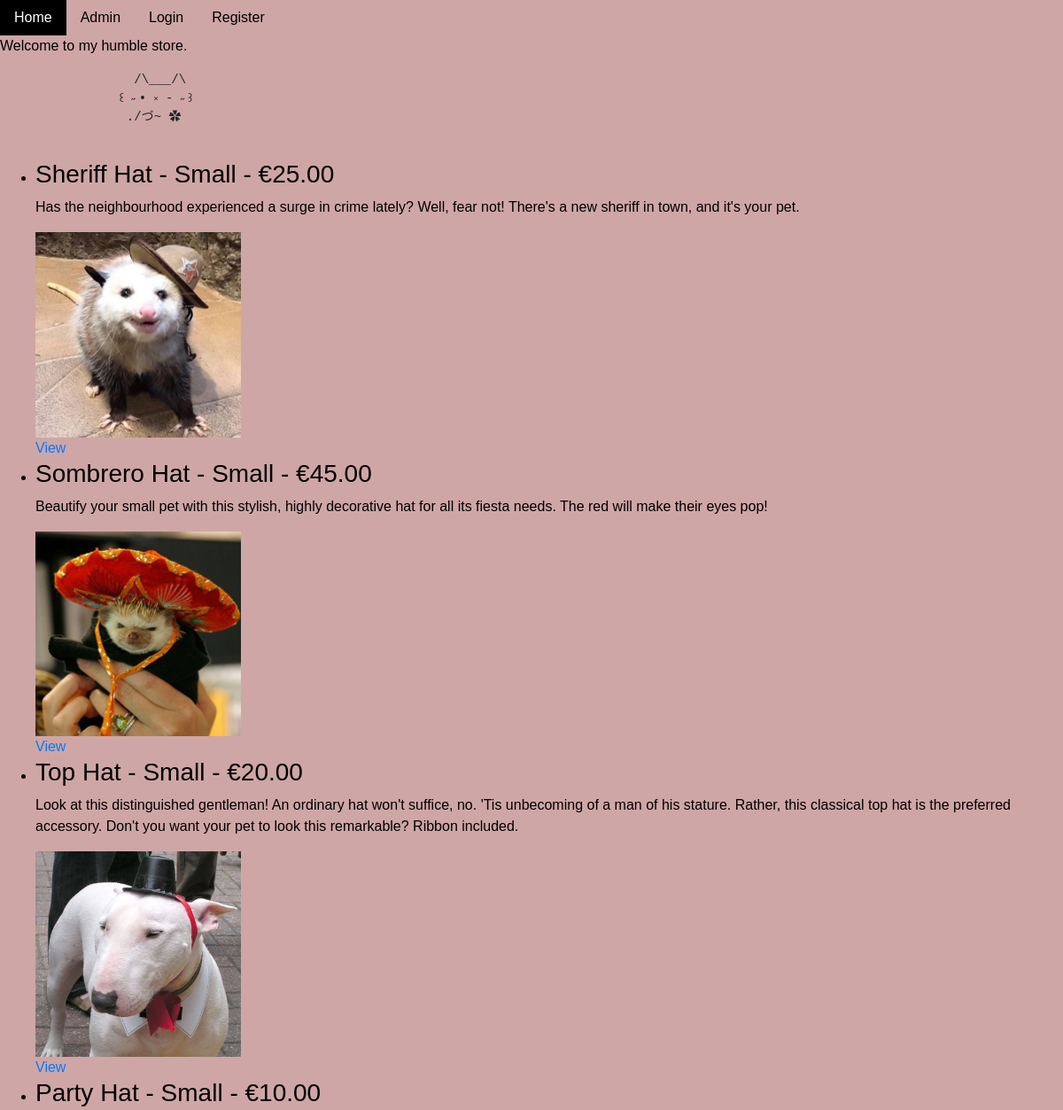
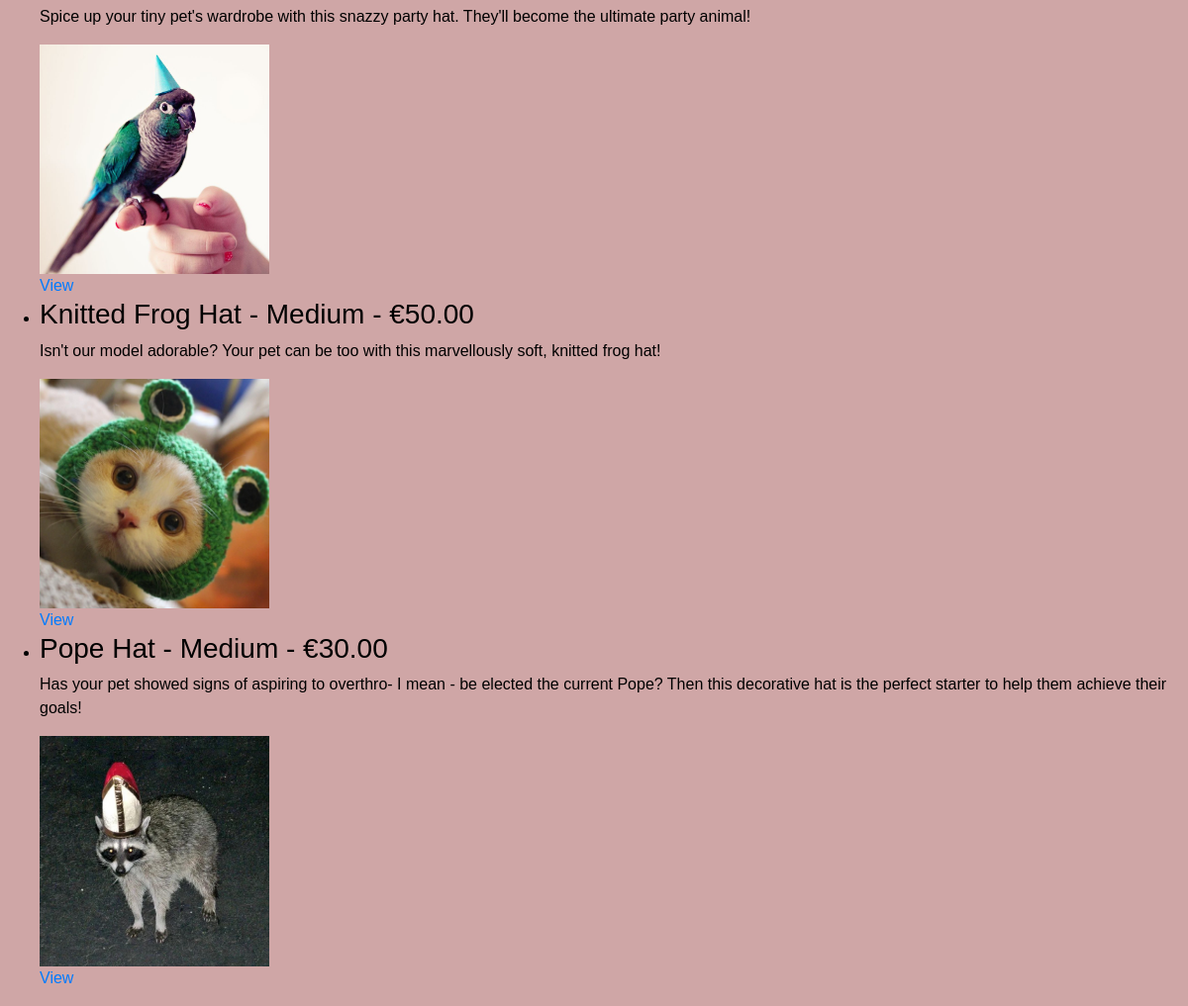
The page / on the database its author committed (2 pictures, top to bottom).
### patshop/models.py (models this page shows)
class Product(models.Model):
    id = models.IntegerField(primary_key=True)
    name = models.TextField()
    description = models.TextField(null=True)
    price = models.DecimalField(max_digits=6, decimal_places=2, default=0.0)  # E.g. €$9999.99
    image = models.FileField(upload_to='products', null=True)

### patshop/views.py (the view)
# urls.py: path('', views.index),
def index(request):
    products = Product.objects.all()  # A list of all of the products.
    return render(request, 'index.html', {'products': products})

### patshop/templates/index.html (shortened to what this page needs)
{% extends 'base.html' %}
{% block content %}
    <div class="welcome">
        <p>Welcome to my humble store.</p>
            <pre>
                  /\___/\
                ꒰ ˶• ༝ - ˶꒱
                 ./づ~ ✿
            </pre>
    </div>
    <ul>
        {% for p in products %}
            <li>
                <h3>{{ p.name }} - €{{ p.price }}</h3>
                <p>{{ p.description }}</p>
                <a href="/products/{{p.id}}">
                    <img src="{{ p.image.url }}" width=20% height=20%/>
                </a>
                <br>
                <a href="/products/{{p.id}}">View</a>
            </li>
        {% endfor %}
    </ul>
{% endblock %}

### patshop/templates/base.html (shortened to what this page needs)
{% load static %}
<!DOCTYPE html>
<html>
    <head>
        <link rel="stylesheet" href="{% static 'style.css' %}">
        <link rel="stylesheet" href="https://cdn.jsdelivr.net/npm/bootstrap@4.6.1/dist/css/bootstrap.min.css">
    </head>
    <body>
        <ul class="nav">
            <li class="nav-item">
              <a class="nav-link" href="/">Home</a>
            </li>
            <li class="nav-item">
              <a class="nav-link" href="/admin/">Admin</a>
            </li>
            <li class="nav-item">
              {% if user.is_authenticated %}
                <a class="nav-link" href="/logout">Logout</a>
                <p><b>Hello {{ user.username }}.</b></p>
              {% else %}
                <a class="nav-link" href="/login">Login</a>
              {% endif %}
            </li>
            {% if not user.is_authenticated %}
              <li class="nav-item">
                <a class="nav-link" href="/register">Register</a>
              </li>
            {% endif %}
        </ul>
        {% block content %}
        {% endblock %}
  </body>
</html>

### static/style.css (style rules this page uses)
.nav, .nav-item, .nav-link { color: black; }

### patshop/templates/base.html (style rules this page uses)
body { margin:0; font-family: 'Arial', sans-serif; background-color: rgb(207, 166, 166); color: black; }

### rows shown on the page
Product: name "Sheriff Hat - Small", price "25.00", description "Has the neighbourhood experienced a surge in crime lately? Well, fear not! There's a new sheriff in town, and it's your pet.", image (picture)
Product: name "Sombrero Hat - Small", price "45.00", description "Beautify your small pet with this stylish, highly decorative hat for all its fiesta needs. The red will make their eyes pop!", image (picture)
Product: name "Top Hat - Small", price "20.00", description "Look at this distinguished gentleman! An ordinary hat won't suffice, no. 'Tis unbecoming of a man of his stature. Rather, this classical top hat is the preferred accessory. Don't you want your pet to look this remarkable? Ribbon included.", image (picture)
Product: name "Party Hat - Small", price "10.00", description "Spice up your tiny pet's wardrobe with this snazzy party hat. They'll become the ultimate party animal!", image (picture)
Product: name "Knitted Frog Hat - Medium", price "50.00", description "Isn't our model adorable? Your pet can be too with this marvellously soft, knitted frog hat!", image (picture)
Product: name "Pope Hat - Medium", price "30.00", description "Has your pet showed signs of aspiring to overthro- I mean - be elected the current Pope? Then this decorative hat is the perfect starter to help them achieve their goals!", image (picture)
